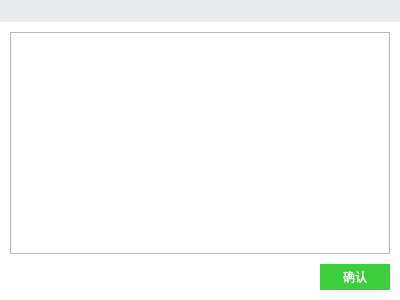
<?xml version="1.0" encoding="utf-8"?>
<ui version="4.0">
 <class>GroupMemberInput</class>
 <widget class="QWidget" name="GroupMemberInput">
  <property name="geometry">
   <rect>
    <x>0</x>
    <y>0</y>
    <width>400</width>
    <height>300</height>
   </rect>
  </property>
  <property name="windowTitle">
   <string>GroupMemberInput</string>
  </property>
  <property name="styleSheet">
   <string notr="true">QWidget{
    font-family:微软雅黑;
}
QWidget#titlebar{
    background-color:#EAEBED;
}
QWidget#widgetbk{
    background-color:#FFFFFF;
    border:#000000 1px solid;
}


QPushButton#ok,#next,#pushButton_creategroup{
	 border-radius: 0px;
    color:#FFFFFF;
    background-color:#3DCE3D;
}
QPushButton#ok:disabled,#next:disabled,#pushButton_creategroup:disabled{
    background-color:#9DE69D;
}
QPushButton#ok:hover,#next:hover,#pushButton_creategroup:hover{
    background-color:#38C738;
}
QPushButton#ok:pressed,#next:pressed,#pushButton_creategroup:pressed{
    background-color:#2FB82F;
}
QTextEdit#textEdit
{
}
</string>
  </property>
  <layout class="QHBoxLayout" name="horizontalLayout">
   <property name="spacing">
    <number>0</number>
   </property>
   <property name="leftMargin">
    <number>0</number>
   </property>
   <property name="topMargin">
    <number>0</number>
   </property>
   <property name="rightMargin">
    <number>0</number>
   </property>
   <property name="bottomMargin">
    <number>0</number>
   </property>
   <item>
    <widget class="QWidget" name="widgetbk" native="true">
     <property name="styleSheet">
      <string notr="true"/>
     </property>
     <layout class="QVBoxLayout" name="verticalLayout">
      <property name="spacing">
       <number>0</number>
      </property>
      <property name="leftMargin">
       <number>0</number>
      </property>
      <property name="topMargin">
       <number>0</number>
      </property>
      <property name="rightMargin">
       <number>0</number>
      </property>
      <property name="bottomMargin">
       <number>0</number>
      </property>
      <item>
       <widget class="TitlebarWidget" name="titlebar" native="true">
        <layout class="QVBoxLayout" name="verticalLayout_2"/>
       </widget>
      </item>
      <item>
       <widget class="QWidget" name="widget_5" native="true">
        <layout class="QVBoxLayout" name="verticalLayout_4">
         <property name="spacing">
          <number>0</number>
         </property>
         <property name="leftMargin">
          <number>10</number>
         </property>
         <property name="topMargin">
          <number>10</number>
         </property>
         <property name="rightMargin">
          <number>10</number>
         </property>
         <property name="bottomMargin">
          <number>10</number>
         </property>
         <item>
          <widget class="QTextEdit" name="textEdit"/>
         </item>
        </layout>
       </widget>
      </item>
      <item>
       <widget class="QWidget" name="widget_3" native="true">
        <layout class="QHBoxLayout" name="horizontalLayout_2">
         <property name="spacing">
          <number>0</number>
         </property>
         <property name="leftMargin">
          <number>0</number>
         </property>
         <property name="topMargin">
          <number>0</number>
         </property>
         <property name="rightMargin">
          <number>10</number>
         </property>
         <property name="bottomMargin">
          <number>10</number>
         </property>
         <item>
          <spacer name="horizontalSpacer">
           <property name="orientation">
            <enum>Qt::Horizontal</enum>
           </property>
           <property name="sizeHint" stdset="0">
            <size>
             <width>317</width>
             <height>20</height>
            </size>
           </property>
          </spacer>
         </item>
         <item>
          <widget class="QPushButton" name="ok">
           <property name="minimumSize">
            <size>
             <width>70</width>
             <height>26</height>
            </size>
           </property>
           <property name="maximumSize">
            <size>
             <width>70</width>
             <height>16777215</height>
            </size>
           </property>
           <property name="text">
            <string>确认</string>
           </property>
           <property name="flat">
            <bool>true</bool>
           </property>
          </widget>
         </item>
        </layout>
       </widget>
      </item>
     </layout>
    </widget>
   </item>
  </layout>
 </widget>
 <layoutdefault spacing="6" margin="11"/>
 <customwidgets>
  <customwidget>
   <class>TitlebarWidget</class>
   <extends>QWidget</extends>
   <header>TitlebarWidget.h</header>
  </customwidget>
 </customwidgets>
 <resources/>
 <connections/>
</ui>
